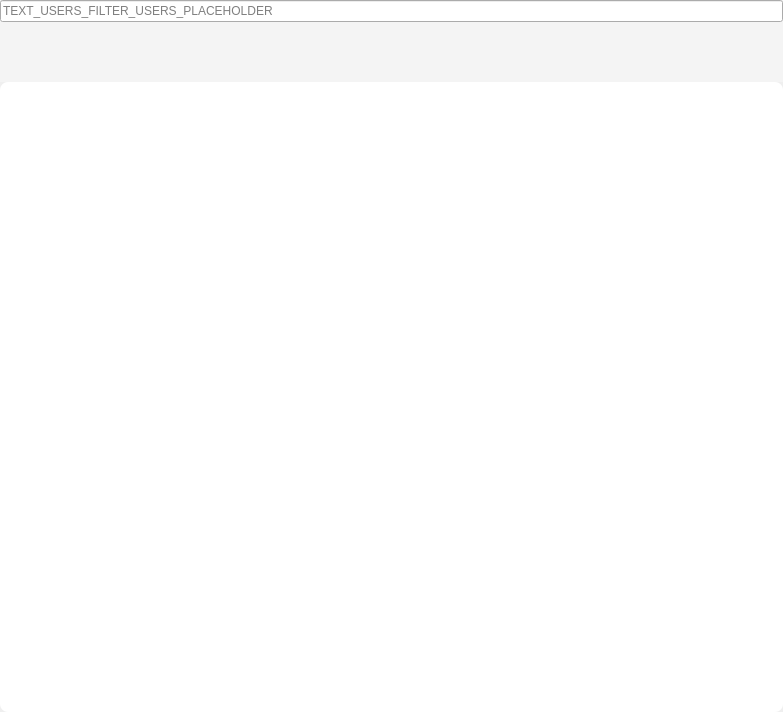
<?xml version="1.0" encoding="UTF-8"?>
<ui version="4.0">
 <class>WorkspaceSharingWidget</class>
 <widget class="QWidget" name="WorkspaceSharingWidget">
  <property name="geometry">
   <rect>
    <x>0</x>
    <y>0</y>
    <width>783</width>
    <height>712</height>
   </rect>
  </property>
  <property name="sizePolicy">
   <sizepolicy hsizetype="Expanding" vsizetype="Preferred">
    <horstretch>0</horstretch>
    <verstretch>0</verstretch>
   </sizepolicy>
  </property>
  <property name="styleSheet">
   <string notr="true">#WorkspaceSharingWidget {
	background-color: #F4F4F4;
}

#scroll_content, #widget_users {
	background-color: #FFFFFF;
	border-radius: 8px;
}

#button_share, #button_apply {
	text-transform: uppercase;
}</string>
  </property>
  <layout class="QVBoxLayout" name="verticalLayout">
   <property name="spacing">
    <number>20</number>
   </property>
   <property name="leftMargin">
    <number>0</number>
   </property>
   <property name="topMargin">
    <number>0</number>
   </property>
   <property name="rightMargin">
    <number>0</number>
   </property>
   <property name="bottomMargin">
    <number>0</number>
   </property>
   <item>
    <layout class="QHBoxLayout" name="horizontalLayout_3">
     <item>
      <widget class="QLineEdit" name="line_edit_filter">
       <property name="placeholderText">
        <string>TEXT_USERS_FILTER_USERS_PLACEHOLDER</string>
       </property>
      </widget>
     </item>
    </layout>
   </item>
   <item>
    <layout class="QHBoxLayout" name="horizontalLayout">
     <item>
      <spacer name="horizontalSpacer">
       <property name="orientation">
        <enum>Qt::Horizontal</enum>
       </property>
       <property name="sizeHint" stdset="0">
        <size>
         <width>40</width>
         <height>20</height>
        </size>
       </property>
      </spacer>
     </item>
     <item>
      <widget class="SpinnerWidget" name="spinner" native="true"/>
     </item>
     <item>
      <spacer name="horizontalSpacer_2">
       <property name="orientation">
        <enum>Qt::Horizontal</enum>
       </property>
       <property name="sizeHint" stdset="0">
        <size>
         <width>40</width>
         <height>20</height>
        </size>
       </property>
      </spacer>
     </item>
    </layout>
   </item>
   <item>
    <widget class="QWidget" name="widget_users" native="true">
     <property name="minimumSize">
      <size>
       <width>400</width>
       <height>250</height>
      </size>
     </property>
     <layout class="QVBoxLayout" name="verticalLayout_5">
      <property name="spacing">
       <number>0</number>
      </property>
      <property name="leftMargin">
       <number>0</number>
      </property>
      <property name="topMargin">
       <number>0</number>
      </property>
      <property name="rightMargin">
       <number>0</number>
      </property>
      <property name="bottomMargin">
       <number>0</number>
      </property>
      <item>
       <widget class="QScrollArea" name="scrollArea">
        <property name="frameShape">
         <enum>QFrame::NoFrame</enum>
        </property>
        <property name="frameShadow">
         <enum>QFrame::Plain</enum>
        </property>
        <property name="lineWidth">
         <number>0</number>
        </property>
        <property name="horizontalScrollBarPolicy">
         <enum>Qt::ScrollBarAlwaysOff</enum>
        </property>
        <property name="widgetResizable">
         <bool>true</bool>
        </property>
        <widget class="QWidget" name="scroll_content">
         <property name="geometry">
          <rect>
           <x>0</x>
           <y>0</y>
           <width>783</width>
           <height>628</height>
          </rect>
         </property>
         <layout class="QVBoxLayout" name="verticalLayout_3">
          <property name="spacing">
           <number>10</number>
          </property>
          <property name="leftMargin">
           <number>20</number>
          </property>
          <property name="topMargin">
           <number>10</number>
          </property>
          <property name="rightMargin">
           <number>0</number>
          </property>
          <property name="bottomMargin">
           <number>10</number>
          </property>
          <item>
           <spacer name="verticalSpacer">
            <property name="orientation">
             <enum>Qt::Vertical</enum>
            </property>
            <property name="sizeHint" stdset="0">
             <size>
              <width>20</width>
              <height>40</height>
             </size>
            </property>
           </spacer>
          </item>
         </layout>
        </widget>
       </widget>
      </item>
     </layout>
    </widget>
   </item>
  </layout>
 </widget>
 <customwidgets>
  <customwidget>
   <class>SpinnerWidget</class>
   <extends>QWidget</extends>
   <header>guardata.client.gui.custom_widgets</header>
   <container>1</container>
  </customwidget>
 </customwidgets>
 <resources/>
 <connections/>
</ui>
